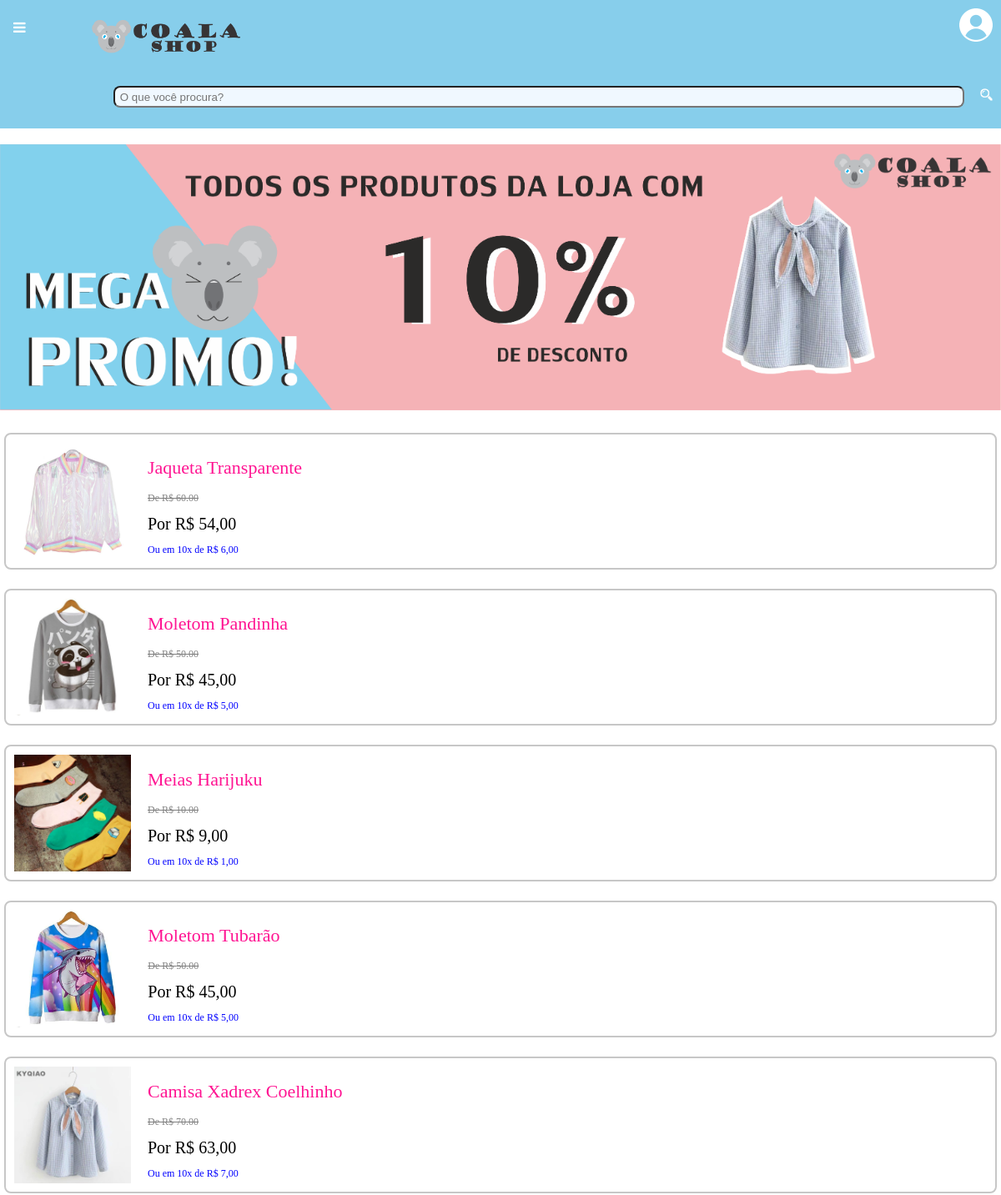
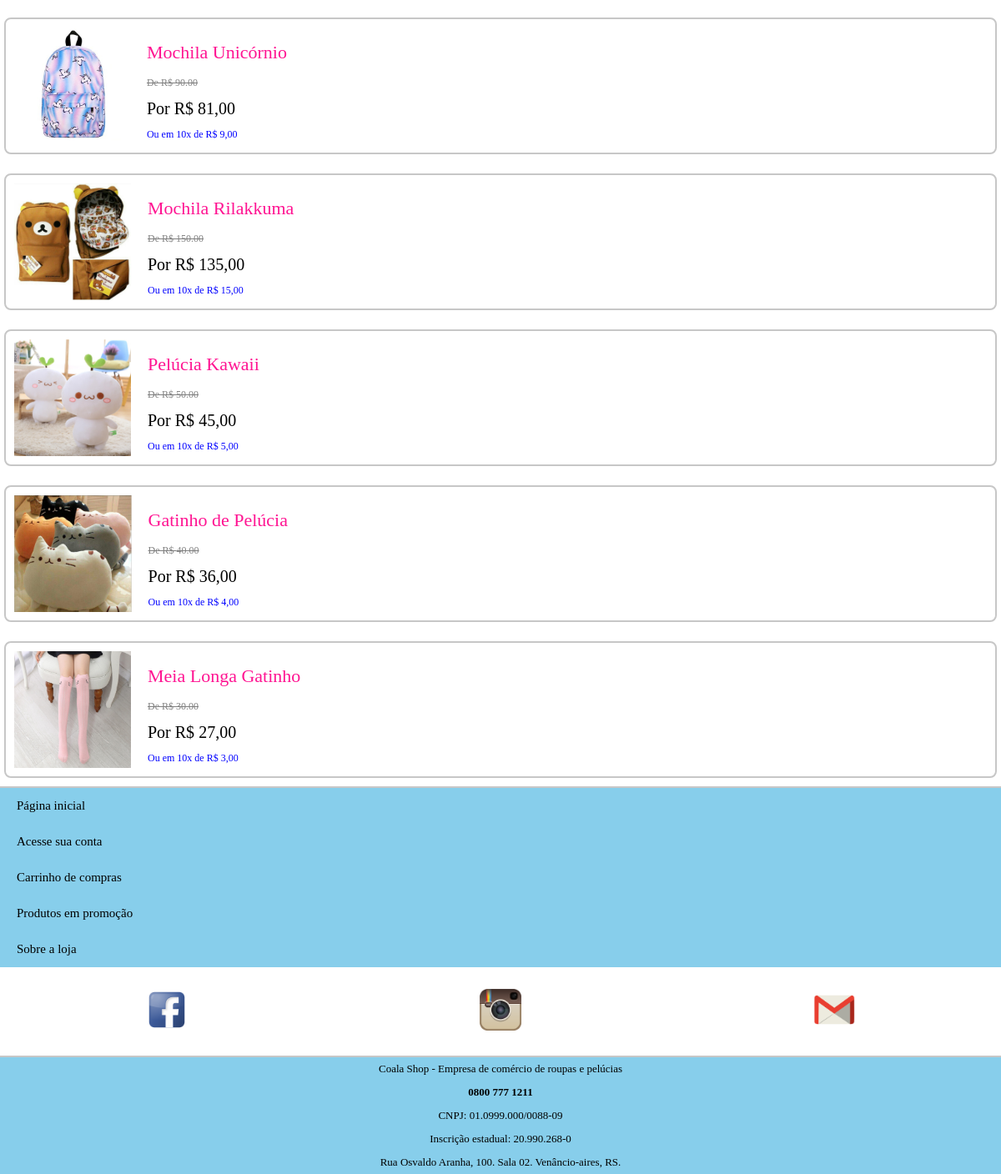
The page / on the database its author committed (2 pictures, top to bottom).
### tables this page shows
CREATE TABLE produtos (
  id int(11) unsigned NOT NULL AUTO_INCREMENT,
  nome varchar(255) NOT NULL,
  valor decimal(6,2) unsigned NOT NULL,
  quantidade smallint(3) unsigned NOT NULL DEFAULT 0,
  descricao varchar(255),
  PRIMARY KEY (id)
);

### includes/busca.php (called while the page is built)
<?php
if($_GET){
        $sql = "SELECT * FROM produtos where nome like '%{$_GET['busca']}%'";
    } else {
        $sql = "SELECT * FROM produtos";
    }
?>

### index.php (the view, shortened to what this page needs)
<?php
    include "includes/conexao.php";
    include "includes/busca.php";
    $resultado = mysqli_query($conexao,$sql);
?>
<!DOCTYPE html>
<html>
<head>
    <link rel="stylesheet" href="estilo.css" />
</head>
<body>
    <div class="flex-container">
        <?php
            include "includes/cabecalho.php";
        ?>
        <div class="flex-corpo">
            <a href="promocao.php">
                <div>
                    <img src="img/promocao2.png" width="100%" />
                </div>
            </a>
            <div class="flex-produtos">
                <?php while($produto= mysqli_fetch_array($resultado)){ ?>
                <br>
                <a href="produto-detalhe.php?id=<?php echo $produto['id'] ?>">
                    <div class="flex-umproduto">
                        <img src="produtos/<?php echo $produto['id'] ?>.jpg" />
                        <div>
                            <p class="nome-produto">
                                <?php echo $produto['nome'] ?>
                            </p>
                            <p class="preco-real">
                                De R$
                                <?php echo $produto['valor']?>
                            </p>
                            <p class="preco-comdesconto">
                                Por R$
                                <?php echo $produto['valor']*0.90?>,00
                            </p>
                            <p class="preco-parcelado">
                                Ou em 10x de R$
                                <?php echo $produto['valor']/10 ?>,00
                            </p>
                        </div>
                    </div>
                </a>
                <?php } ?>
            </div>
        </div>
        <?php
            include "includes/rodape.php";
        ?>
    </div>
</body>
</html>

### includes/cabecalho.php (shortened to what this page needs)
<html>
<div class="flex-cabecalho">
    <div style="flex-grow: 1">
        <link rel="stylesheet" href="https://cdnjs.cloudflare.com/ajax/libs/font-awesome/4.7.0/css/font-awesome.min.css">
        <div class="topnav">
            <a href="index.php"> <img src="img/logo coala shop.png" height="40px" class="logo" /></a>
            <a href="javascript:void(0);" class="icon" onclick="myFunction()">
                <i class="fa fa-bars"></i>
            </a>
        </div>
    </div>
    <div style="flex-grow: 9">
        <?php
            if (isset($_SESSION['loginCliente']) && $_SESSION['loginCliente']){ ?>
            <a href="login.php"><img src="img/Usuario.png" height="40px" /></a>
        <?php } else { ?>
            <a href="login.php"><img src="img/Usuario.png" height="40px" /></a>
        <?php }
        ?>
    </div>
</div>
<form action="index.php" method="GET">
    <div class="flex-cabecalho">
        <div id="divBusca">
            <input type="text" class="busca" name="busca" placeholder=" O que você procura?">
            <input type="image" src="img/Lupa.png" height="15px" name="Lupa">
        </div>
    </div>
</form>
</html>

### includes/rodape.php
<html>
<div class="flex-rodape margem">
    <p><a href="index.php" class="rodape">Página inicial</a></p>
    <p><a href="login.php" class="rodape">Acesse sua conta</a></p>
    <p>
        <?php if(isset($_SESSION['loginCliente']) && $_SESSION['loginCliente']){ ?><a href="carrinho.php" class="rodape">Carrinho de compras</a>
        <?php }else { ?> <a href="login.php?idProduto=<?php echo $produto['id']; ?>" class="rodape"> Carrinho de compras </a>
        <?php } ?>
    </p>
    <p><a href="promocao.php" class="rodape">Produtos em promoção</a></p>
    <p><a href="sobre.php" class="rodape">Sobre a loja</a></p>
</div>
<div class="flex-rodape-social">
    <p><a href="https://www.facebook.com/"><img src="img/F.png" height="50px"></a></p>
    <p><a href="https://www.instagram.com/"><img src="img/I.png" height="50px"></a></p>
    <p><a href="https://mail.google.com"><img src="img/G.png" height="50px"></a></p>
</div>
<div class="flex-rodape">
    <p align="center" class="espacamento">Coala Shop - Empresa de comércio de roupas e pelúcias</p>
    <p align="center" class="espacamento"><b>0800 777 1211 </b></p>
    <p align="center" class="espacamento">CNPJ: 01.0999.000/0088-09</p>
    <p align="center" class="espacamento">Inscrição estadual: 20.990.268-0</p>
    <p align="center" class="espacamento">Rua Osvaldo Aranha, 100. Sala 02. Venâncio-aires, RS.</p>
</div>
</html> <a href="login.php?idProduto=<?php echo $produto['id']; ?>">

### estilo.css (style rules this page uses)
body { font-family: "Verdana", sans-serif; margin: 0px; }
a { text-decoration: none; }
p { font-family: "Verdana"; }
.flex-container { display: flex; flex-wrap: wrap; flex-direction: column; }
.flex-cabecalho { display: flex; align-items: stretch; background-color: skyblue; }
.flex-cabecalho > div { text-align: right; padding-left: 0px; padding-top: 10px; padding-right: 10px; padding-bottom: 10px; }
.flex-corpo { display: flex; flex-direction: column; }
.flex-produtos { display: flex; flex-wrap: wrap; flex-direction: column; //background-color: rgb(135, 206, 235); }
.flex-umproduto { display: flex; height: 140px; background-color: white; margin-left: 5px; margin-top: 5px; margin-right: 5px; border: 2px solid #c7c7c7; border-radius: 8px; padding: 10px; align-items: center; }
.flex-umproduto > img { height: 140px; }
.nome-produto { font-family: "Verdana"; font-size: 22px; line-height: 1; color: rgb(255, 20, 146); padding-left: 20px; }
.preco-real { font-family: "Verdana"; font-size: 12px; line-height: 0.5; color: grey; text-decoration: line-through; padding-left: 20px; }
.preco-comdesconto { font-size: 20px; line-height: 0.8; color: black; padding-left: 20px; }
.preco-parcelado { font-size: 12px; line-height: 0.5; color: blue; padding-left: 20px; }
.flex-rodape { display: flex; flex-direction: column; margin-top: 10px; font-size: 13px; border-top: 2px solid #c7c7c7; background-color: rgb(135, 206, 235); }
.flex-rodape-social { display: flex; flex-direction: row; margin-top: 10px; justify-content: space-around; }
.busca { width: 85%; height: 20px; background-color: aliceblue; border-radius: 8px; margin-left: 15px; margin-top: 0px; margin-right: 15px; margin-bottom: 15px; }
.rodape { font-family: "Verdana"; color: black; font-size: 15px; }
.margem { padding-left: 20px; }
.espacamento { line-height: 2px; }
.logo { padding-left: 5%; }
.topnav { overflow: hidden; background-color: rgb(135, 206, 235); position: relative; }
.topnav a { color: white; padding: 14px 16px; text-decoration: none; font-size: 17px; display: block; }
.topnav a.icon { background: rgb(135, 206, 235); display: block; position: absolute; right: 50; top: 0; }
#divBusca { width: 100%; }

### rows shown on the page
produtos: shows a picture, nome "Jaqueta Transparente", valor "60.00", $produto['valor']*0.90 "54", $produto['valor']/10 "6"
produtos: shows a picture, nome "Moletom Pandinha", valor "50.00", $produto['valor']*0.90 "45", $produto['valor']/10 "5"
produtos: shows a picture, nome "Meias Harijuku", valor "10.00", $produto['valor']*0.90 "9", $produto['valor']/10 "1"
produtos: shows a picture, nome "Moletom Tubarão", valor "50.00", $produto['valor']*0.90 "45", $produto['valor']/10 "5"
produtos: shows a picture, nome "Camisa Xadrex Coelhinho", valor "70.00", $produto['valor']*0.90 "63", $produto['valor']/10 "7"
produtos: shows a picture, nome "Mochila Unicórnio", valor "90.00", $produto['valor']*0.90 "81", $produto['valor']/10 "9"
produtos: shows a picture, nome "Mochila Rilakkuma", valor "150.00", $produto['valor']*0.90 "135", $produto['valor']/10 "15"
produtos: shows a picture, nome "Pelúcia Kawaii", valor "50.00", $produto['valor']*0.90 "45", $produto['valor']/10 "5"
produtos: shows a picture, nome "Gatinho de Pelúcia", valor "40.00", $produto['valor']*0.90 "36", $produto['valor']/10 "4"
produtos: shows a picture, nome "Meia Longa Gatinho", valor "30.00", $produto['valor']*0.90 "27", $produto['valor']/10 "3"
